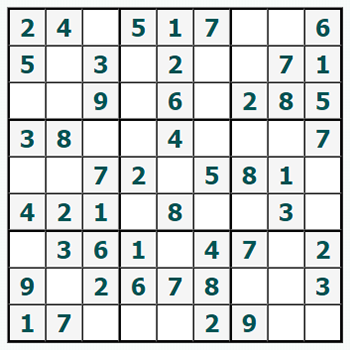
#> input picture test_image/sudoku.png, 350 x 350 px
$ python recognize.py
#> lines starting #> are read from the running program, lines starting #| are printed output that depends on the picture; after the words box and inside, x2 and y2 are one past the last pixel; in counts of white or black regions, pixels touching at a corner belong together
import cv2
import pytesseract


def tesseract_recognize(image, config='--psm 6'):
    str = pytesseract.image_to_string(image, config=config)
    print("tesseract recognize: {}".format(str))

    return str


if __name__ == "__main__":
    image_path = r"./test_image/sudoku.png"
    image = cv2.imread(image_path)
#> image is the input picture: shape (350, 350, 3); mean B, G, R 217, 217.1, 213.5
    gray_image = cv2.cvtColor(image, cv2.COLOR_BGR2GRAY)
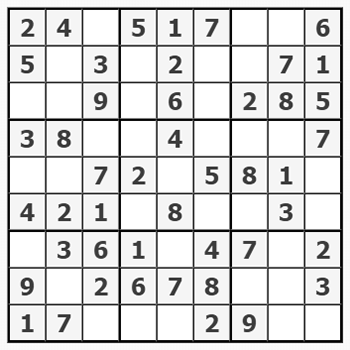
#> gray_image: shape (350, 350); min 0, max 255, mean 216
    cropped_image = gray_image[10:45, 60:80]
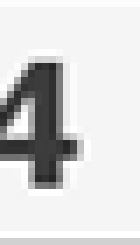
#> cropped_image: shape (35, 20) (shown 7 times larger); min 36, max 255, mean 214
    retval, final_image = cv2.threshold(cropped_image, 100, 255, cv2.THRESH_BINARY)
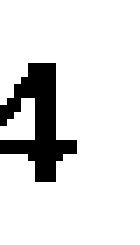
#> final_image: shape (35, 20) (shown 7 times larger); 87.6% white; 1 black region, box (x1, y1, x2, y2) and area: (0, 9, 11, 26) 87
    closing = cv2.morphologyEx(cropped_image, cv2.MORPH_CLOSE, (5, 5))
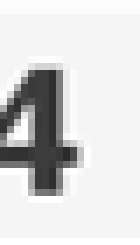
#> closing: shape (35, 20) (shown 7 times larger); min 42, max 255, mean 215.5
    aa = cv2.erode(closing, (5, 5), iterations=1)
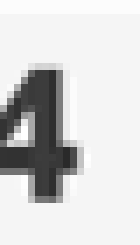
#> aa: shape (35, 20) (shown 7 times larger); min 42, max 255, mean 210.7

    cv2.imshow('image', cropped_image)

    tesseract_recognize(cropped_image)
#> (the call stopped at in tesseract_recognize, `str = pytesseract.image_to_string(image, config=config)`: pytesseract is not available in this run)
    cv2.waitKey(0)
    cv2.destroyAllWindows()
